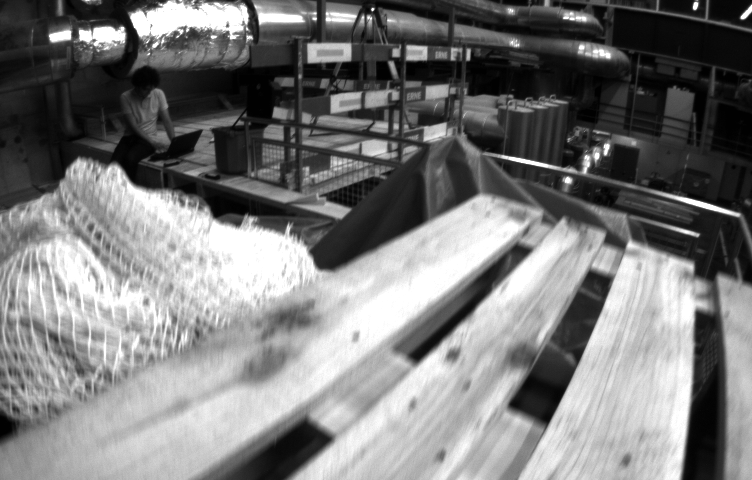
//> input picture stereo_calibration/original_images/left.png, 752 x 480 px
$ ./stereo_keypoint   (built with g++ and OpenCV 4)
//> lines starting //> are read from the running program, lines starting //| are printed output that depends on the picture
### stereo_calibration/cpp/src/stereo_calibration.h
#ifndef STEREO_CALIBRATION_H
#define STEREO_CALIBRATION_H

#include <Eigen/Dense>
#include <cmath>
#include <opencv2/calib3d.hpp>
#include <opencv2/core/core.hpp>
#include <opencv2/features2d.hpp>
#include <opencv2/highgui/highgui.hpp>
#include <opencv2/imgproc/imgproc.hpp>

Eigen::MatrixXd compute_fundamental_matrix(const Eigen::MatrixXd &points1,
                                           const Eigen::MatrixXd &points2);

Eigen::MatrixXd computeFundamentalmatrixNormalized(const Eigen::MatrixXd &points1,
                                                   const Eigen::MatrixXd &points2);

Eigen::Vector3d compute_epipole(const Eigen::MatrixXd &F);

std::pair<Eigen::Matrix3d, Eigen::Matrix3d>
compute_matching_homographies(const Eigen::Vector3d &e2, const Eigen::MatrixXd &F,
                              const cv::Mat &im2, const Eigen::MatrixXd &points1,
                              const Eigen::MatrixXd &points2);

void obtainCorrespondingPoints(cv::Mat &image_left, cv::Mat &image_right,
                               std::vector<cv::Point2f> &matched_left,
                               std::vector<cv::Point2f> &matched_right, int num_points = 20,
                               bool show = false);

void equalizeStereoHist(cv::Mat &image1, cv::Mat &image2, int method = 0, bool show = false);

void undistortStereoImages(cv::Mat &image_left, cv::Mat &image_right, cv::Mat &undistort_left,
                           cv::Mat &undistort_right, const cv::Mat &K_left, const cv::Mat &K_right,
                           const cv::Mat &D_left, const cv::Mat &D_right, bool show = false);

void undistortKeyPoints(std::vector<cv::Point2f> &matched_left,
                        std::vector<cv::Point2f> &matched_right,
                        std::vector<cv::Point2f> &undistort_left,
                        std::vector<cv::Point2f> &undistort_right, const cv::Mat &K_left,
                        const cv::Mat &K_right, const cv::Mat &D_left, const cv::Mat &D_right);

Eigen::MatrixXd convertToEigenMatrix(const std::vector<cv::Point3f> &points);

Eigen::VectorXd leastSquares(const Eigen::MatrixXd &A, const Eigen::VectorXd &b);

Eigen::MatrixXd divideByZ(const Eigen::MatrixXd &points);

cv::Mat eigenToMat(const Eigen::MatrixXd &eigenMatrix);

#endif

### stereo_calibration/cpp/src/stereo_calibration.cpp
#include "stereo_calibration.h"

void equalizeStereoHist(cv::Mat &image1, cv::Mat &image2, int method, bool show) {
    if (method == 0) {
        cv::equalizeHist(image1, image1);
        cv::equalizeHist(image2, image2);
    } else if (method == 1) {
        cv::Ptr<cv::CLAHE> clahe_left = cv::createCLAHE(2.0, cv::Size(8, 8));
        cv::Ptr<cv::CLAHE> clahe_right = cv::createCLAHE(2.0, cv::Size(8, 8));
        clahe_left->apply(image1, image1);
        clahe_right->apply(image2, image2);
    }

    if (show) {
        cv::Mat compare_result;
        cv::hconcat(image1, image2, compare_result);
        cv::imshow("histogram equalization", compare_result);
        cv::waitKey(0);
        cv::destroyAllWindows();
    }
}

// Obtain corresponding points in stereo images via ORB to obtain R and t
void obtainCorrespondingPoints(cv::Mat &image_left, cv::Mat &image_right,
                               std::vector<cv::Point2f> &matched_left,
                               std::vector<cv::Point2f> &matched_right, int num_points, bool show) {
    cv::Ptr<cv::ORB> orb = cv::ORB::create();
    std::vector<cv::KeyPoint> kp_left, kp_right;
    cv::Mat des_left, des_right;

    orb->detectAndCompute(image_left, cv::noArray(), kp_left, des_left);
    orb->detectAndCompute(image_right, cv::noArray(), kp_right, des_right);

    cv::BFMatcher bf(cv::NORM_HAMMING, true);
    std::vector<cv::DMatch> matches;
    bf.match(des_left, des_right, matches);

    std::sort(matches.begin(), matches.end(),
              [](const cv::DMatch &a, const cv::DMatch &b) { return a.distance < b.distance; });
    matches.resize(std::min(num_points, static_cast<int>(matches.size())));

    matched_left.clear();
    matched_right.clear();
    for (const auto &match : matches) {
        matched_left.push_back(kp_left[match.queryIdx].pt);
        matched_right.push_back(kp_right[match.trainIdx].pt);
    }

    if (show) {
        cv::Mat matched_image;
        cv::drawMatches(image_left, kp_left, image_right, kp_right, matches, matched_image,
                        cv::Scalar::all(-1), cv::Scalar::all(-1), std::vector<char>(),
                        cv::DrawMatchesFlags::NOT_DRAW_SINGLE_POINTS);

        // Display the matched image
        cv::imshow("Matched Features", matched_image);
        cv::waitKey(0);
        cv::destroyAllWindows();
    }
}

// [14 lines left out: function undistortStereoImages, not called in this run]

Eigen::MatrixXd convertToEigenMatrix(const std::vector<cv::Point3f> &points) {
    int num_points = static_cast<int>(points.size());
    Eigen::MatrixXd matrix(num_points, 3);

    for (int i = 0; i < num_points; ++i) {
        const cv::Point3f &point = points[i];
        matrix.row(i) << point.x, point.y, point.z;
    }

    return matrix;
}

Eigen::MatrixXd computeFundamentalmatrixNormalized(const Eigen::MatrixXd &points1,
                                                   const Eigen::MatrixXd &points2) {
    // Validate points
    assert(points1.rows() == points2.rows() && points1.cols() == 3 && points2.cols() == 3);

    int n = points1.rows();

    // Compute centroid of points
    Eigen::Vector3d c1 = points1.colwise().mean();
    Eigen::Vector3d c2 = points2.colwise().mean();

    // Compute the scaling factor
    double s1 =
        std::sqrt(2 / ((points1.rowwise() - c1.transpose()).rowwise().squaredNorm().mean()));
    double s2 =
        std::sqrt(2 / ((points2.rowwise() - c2.transpose()).rowwise().squaredNorm().mean()));

    // Compute the normalization matrices for both points
    Eigen::Matrix3d T1, T2;
    T1 << s1, 0, -s1 * c1(0), 0, s1, -s1 * c1(1), 0, 0, 1;

    T2 << s2, 0, -s2 * c2(0), 0, s2, -s2 * c2(1), 0, 0, 1;

    // Normalize the points
    Eigen::MatrixXd points1_n = (T1 * points1.transpose()).transpose();
    Eigen::MatrixXd points2_n = (T2 * points2.transpose()).transpose();

    // Compute the normalized fundamental matrix
    Eigen::MatrixXd F_n = compute_fundamental_matrix(points1_n, points2_n);

    // De-normalize the fundamental matrix
    return T2.transpose() * F_n * T1;
}

Eigen::MatrixXd compute_fundamental_matrix(const Eigen::MatrixXd &points1,
                                           const Eigen::MatrixXd &points2) {
    // Validate points
    assert(points1.rows() == points2.rows() && points1.cols() == 3 && points2.cols() == 3);

    int n = points1.rows();

    // Extract homogeneous coordinates
    Eigen::VectorXd u1 = points1.col(0);
    Eigen::VectorXd v1 = points1.col(1);
    Eigen::VectorXd u2 = points2.col(0);
    Eigen::VectorXd v2 = points2.col(1);
    Eigen::VectorXd one = Eigen::VectorXd::Ones(n);

    // Construct the matrix A
    Eigen::MatrixXd A(n, 9);
    A << u2.cwiseProduct(u1), u2.cwiseProduct(v1), u2, v2.cwiseProduct(u1), v2.cwiseProduct(v1), v2,
        u1, v1, one;

    // Perform SVD on A and find the minimum value of |Af|
    Eigen::JacobiSVD<Eigen::MatrixXd> svd(A, Eigen::ComputeFullU | Eigen::ComputeFullV);
    Eigen::VectorXd f = svd.matrixV().rightCols<1>();
    Eigen::MatrixXd F = Eigen::MatrixXd::Map(f.data(), 3, 3); // Reshape f as a matrix

    // Constrain F by making rank 2
    Eigen::JacobiSVD<Eigen::MatrixXd> svd_F(F, Eigen::ComputeFullU | Eigen::ComputeFullV);
    Eigen::VectorXd S = svd_F.singularValues();
    S(2) = 0; // Zero out the last singular value
    F = svd_F.matrixU() * S.asDiagonal() * svd_F.matrixV().transpose(); // Recombine again

    return F;
}

Eigen::Vector3d compute_epipole(const Eigen::MatrixXd &F) {
    Eigen::JacobiSVD<Eigen::MatrixXd> svd(F, Eigen::ComputeFullV);
    Eigen::VectorXd e = svd.matrixV().col(2);
    return e / e(2);
}

std::pair<Eigen::Matrix3d, Eigen::Matrix3d>
compute_matching_homographies(const Eigen::Vector3d &e2, const Eigen::MatrixXd &F,
                              const cv::Mat &im2, const Eigen::MatrixXd &points1,
                              const Eigen::MatrixXd &points2) {
    int h = im2.rows;
    int w = im2.cols;

    // Create the homography matrix H2 that moves the epipole to infinity
    Eigen::Matrix3d T;
    T << 1, 0, -w / 2.0, 0, 1, -h / 2.0, 0, 0, 1;

    Eigen::Vector3d e2_p = T * e2;
    e2_p /= e2_p(2);
    double e2x = e2_p(0);
    double e2y = e2_p(1);

    // Create the rotation matrix to rotate the epipole back to X axis
    double a = (e2x >= 0) ? 1.0 : -1.0;
    double R1 = a * e2x / std::sqrt(e2x * e2x + e2y * e2y);
    double R2 = a * e2y / std::sqrt(e2x * e2x + e2y * e2y);
    Eigen::Matrix3d R;
    R << R1, R2, 0, -R2, R1, 0, 0, 0, 1;
    e2_p = R * e2_p;
    double x = e2_p(0);

    // Create matrix to move the epipole to infinity
    Eigen::Matrix3d G;
    G << 1, 0, 0, 0, 1, 0, -1 / x, 0, 1;

    // Create the overall transformation matrix H2
    Eigen::Matrix3d H2 = T.inverse() * G * R * T;

    // Create the corresponding homography matrix for the other image
    Eigen::Matrix3d e_x;
    e_x << 0, -e2(2), e2(1), e2(2), 0, -e2(0), -e2(1), e2(0), 0;
    Eigen::Matrix3d M = e_x * F + e2 * Eigen::RowVector3d::Ones();
    Eigen::MatrixXd points1_t = divideByZ((H2 * M * points1.transpose()));
    Eigen::MatrixXd points2_t = divideByZ((H2 * points2.transpose()));
    // Eigen::MatrixXd points1_t = divideByZ(points1_);

    Eigen::VectorXd b = points2_t.row(0);
    Eigen::VectorXd coeff = leastSquares(points1_t.transpose(), b);
    Eigen::Matrix3d H_A;
    H_A << coeff(0), coeff(1), coeff(2), 0, 1, 0, 0, 0, 1;

    Eigen::Matrix3d H1 = H_A * H2 * M;
    return std::make_pair(H1, H2);
}

Eigen::VectorXd leastSquares(const Eigen::MatrixXd &A, const Eigen::VectorXd &b) {
    // Eigen::ColPivHouseholderQR<Eigen::MatrixXd> qr(A);
    // Eigen::VectorXd x = qr.solve(b);
    return A.colPivHouseholderQr().solve(b);
    // return x;
}

Eigen::MatrixXd divideByZ(const Eigen::MatrixXd &points) {
    Eigen::MatrixXd divided_points(points.rows(), points.cols());
    for (int i = 0; i < points.cols(); ++i) {
        double z_value = points(2, i);
        divided_points.col(i) = points.col(i) / z_value;
    }
    return divided_points;
}

cv::Mat eigenToMat(const Eigen::MatrixXd &eigenMatrix) {
    // Create a cv::Mat with the same size as the Eigen matrix
    cv::Mat cvMat(eigenMatrix.rows(), eigenMatrix.cols(), CV_64FC1);

    // Copy the data from Eigen matrix to cv::Mat
    for (int i = 0; i < eigenMatrix.rows(); ++i) {
        for (int j = 0; j < eigenMatrix.cols(); ++j) {
            cvMat.at<double>(i, j) = eigenMatrix(i, j);
        }
    }

    return cvMat;
}

void undistortKeyPoints(std::vector<cv::Point2f> &matched_left,
                        std::vector<cv::Point2f> &matched_right,
                        std::vector<cv::Point2f> &undistort_left,
                        std::vector<cv::Point2f> &undistort_right, const cv::Mat &K_left,
                        const cv::Mat &K_right, const cv::Mat &D_left, const cv::Mat &D_right) {
    cv::undistortPoints(matched_left, undistort_left, K_left, D_left);
    cv::undistortPoints(matched_right, undistort_right, K_right, D_right);
}

### stereo_calibration/cpp/stereo_keypoint.cpp
#include "stereo_calibration.h"
#include <ctime>
#include <iostream>

int main() {
    clock_t start, finish;
    start = clock();

    cv::Mat K_left = (cv::Mat_<double>(3, 3) << 458.654, 0, 367.215, 0, 457.296, 248.375, 0, 0, 1);

    cv::Mat K_right = (cv::Mat_<double>(3, 3) << 457.587, 0, 379.999, 0, 456.134, 255.238, 0, 0, 1);
    cv::Mat C_left =
        (cv::Mat_<double>(3, 4) << 0.0148655429818, -0.999880929698, 0.00414029679422,
         -0.0216401454975, 0.999557249008, 0.0149672133247, 0.025715529948, -0.064676986768,
         -0.0257744366974, 0.00375618835797, 0.999660727178, 0.00981073058949);
    cv::Mat C_right =
        (cv::Mat_<double>(3, 4) << 0.0125552670891, -0.999755099723, 0.0182237714554,
         -0.0198435579556, 0.999598781151, 0.0130119051815, 0.0251588363115, 0.0453689425024,
         -0.0253898008918, 0.0179005838253, 0.999517347078, 0.00786212447038);
    cv::Mat P_left = K_left * C_left;
    cv::Mat P_right = K_right * C_left;
    cv::Mat D_left =
        (cv::Mat_<double>(5, 1) << -0.28368365, 0.07451284, -0.00010473, -3.55590700e-05);
    cv::Mat D_right =
        (cv::Mat_<double>(5, 1) << -0.28340811, 0.07395907, 0.00019359, 1.76187114e-05);

    cv::Mat img1 = cv::imread("../../original_images/left.png", cv::IMREAD_GRAYSCALE);
//> img1 is the input picture: 480 rows x 752 cols, CV_8UC1; min 1, max 255, mean 122.2
    cv::Mat img2 = cv::imread("../../original_images/right.png", cv::IMREAD_GRAYSCALE);
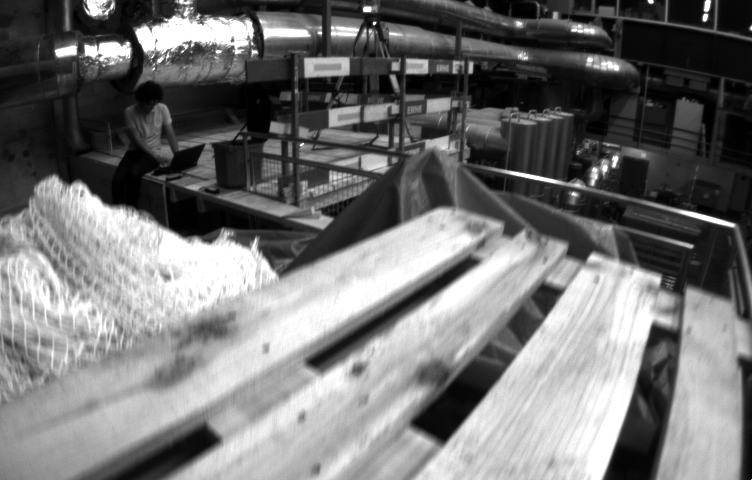
//> input picture stereo_calibration/original_images/right.png, 752 x 480 px
//> img2 is the input picture: 480 rows x 752 cols, CV_8UC1; min 1, max 255, mean 115.7

    equalizeStereoHist(img1, img2, 1, false);
//> in equalizeStereoHist, `clahe_left->apply(image1, image1);`:
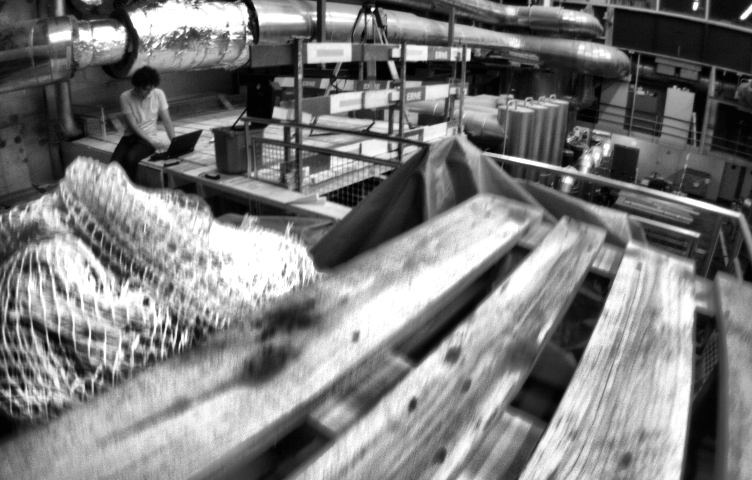
//> image1: 480 rows x 752 cols, CV_8UC1; min 0, max 255, mean 123.7
//> in equalizeStereoHist, `clahe_right->apply(image2, image2);`:
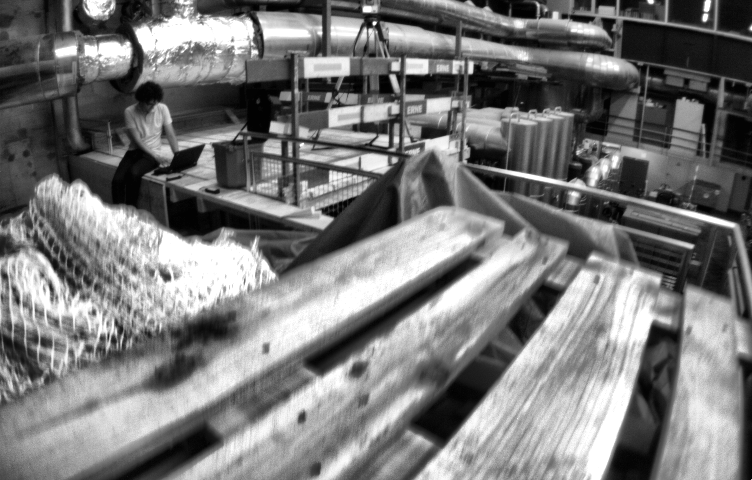
//> image2: 480 rows x 752 cols, CV_8UC1; min 1, max 255, mean 120.6
    std::vector<cv::Point2f> matched_left, matched_right;
    obtainCorrespondingPoints(img1, img2, matched_left, matched_right, 50, false);
//> in obtainCorrespondingPoints, `orb->detectAndCompute(image_left, cv::noArray(), kp_left, des_left);`: kp_left = 500 keypoints; strongest (x, y, size): (251, 37, 31), (467, 59, 31), (469, 59, 37.2), (467, 58, 44.6)
//> in obtainCorrespondingPoints, `orb->detectAndCompute(image_right, cv::noArray(), kp_right, des_right);`: kp_right = 500 keypoints; strongest (x, y, size): (386, 139, 64.3), (471, 72, 31), (392, 76, 53.6), (469, 72, 37.2)
//> in obtainCorrespondingPoints, `bf.match(des_left, des_right, matches);`: matches = 232 matches
//> in obtainCorrespondingPoints, `matches.resize(std::min(num_points, static_cast<int>(matches.size())));`: matches = 50 matches
//> the loop in obtainCorrespondingPoints, `for (const auto &match : matches)` made 50 passes
//> matched_left = 50 Points (x, y), first 12: [177, 33], [469.2, 93.6], [605, 154], [328, 168], [674, 86], [213.1, 129.6], [366.3, 105.4], [468, 93.6], [426, 47], [177, 36], [424.8, 47.52], [604.8, 153.6]; matched_right = 50 Points (x, y), first 12: [182, 48], [471.6, 106.8], [613, 166], [327, 182], [683, 98], [213.1, 144], [366.3, 119.2], [470.9, 106.6], [427, 60], [182, 51], [426.2, 60.48], [613.2, 165.6]
    std::vector<cv::Point2f> undistort_left, undistort_right;
    undistortKeyPoints(matched_left, matched_right, undistort_left, undistort_right, K_left,
                       K_right, D_left, D_right);
//> in undistortKeyPoints, `cv::undistortPoints(matched_left, undistort_left, K_left, D_left);`: undistort_left = 50 Points (x, y), first 12: [-0.475, -0.539], [0.234, -0.356], [0.574, -0.229], [-0.0864, -0.178], [0.827, -0.439], [-0.355, -0.275], [-0.00197, -0.322], [0.231, -0.356], [0.137, -0.47], [-0.473, -0.53], [0.134, -0.469], [0.574, -0.23]
//> in undistortKeyPoints, `cv::undistortPoints(matched_right, undistort_right, K_right, D_right);`: undistort_right = 50 Points (x, y), first 12: [-0.496, -0.52], [0.209, -0.34], [0.561, -0.216], [-0.117, -0.162], [0.813, -0.424], [-0.387, -0.259], [-0.0307, -0.306], [0.208, -0.341], [0.109, -0.455], [-0.494, -0.512], [0.107, -0.453], [0.562, -0.217]

    std::vector<cv::Point3f> matched_left_homogeneous, matched_right_homogeneous;
    cv::convertPointsToHomogeneous(matched_left, matched_left_homogeneous);
//> matched_left_homogeneous = 50 Point3s, first 12: [177, 33, 1], [469.2, 93.6, 1], [605, 154, 1], [328, 168, 1], [674, 86, 1], [213.1, 129.6, 1], [366.3, 105.4, 1], [468, 93.6, 1], [426, 47, 1], [177, 36, 1], [424.8, 47.52, 1], [604.8, 153.6, 1]
    cv::convertPointsToHomogeneous(matched_right, matched_right_homogeneous);
//> matched_right_homogeneous = 50 Point3s, first 12: [182, 48, 1], [471.6, 106.8, 1], [613, 166, 1], [327, 182, 1], [683, 98, 1], [213.1, 144, 1], [366.3, 119.2, 1], [470.9, 106.6, 1], [427, 60, 1], [182, 51, 1], [426.2, 60.48, 1], [613.2, 165.6, 1]

    Eigen::MatrixXd matched_left_eigen = convertToEigenMatrix(matched_left_homogeneous);
//> in convertToEigenMatrix, `int num_points = static_cast<int>(points.size());`: num_points = 50
//> the loop in convertToEigenMatrix, `for (int i = 0; i < num_points; ++i)` made 50 passes
    Eigen::MatrixXd matched_right_eigen = convertToEigenMatrix(matched_right_homogeneous);
//> the loop in convertToEigenMatrix (call 2), `for (int i = 0; i < num_points; ++i)` made 50 passes

    Eigen::MatrixXd F = computeFundamentalmatrixNormalized(matched_left_eigen, matched_right_eigen);
//> in computeFundamentalmatrixNormalized, `double s1 = std::sqrt(2 / ((points1.rowwise() - c1.transpose()).rowwis..`: s1 = 0.0107
//> in computeFundamentalmatrixNormalized, `double s2 = std::sqrt(2 / ((points2.rowwise() - c2.transpose()).rowwis..`: s2 = 0.0106
//> in compute_fundamental_matrix, `int n = points1.rows();`: n = 50
    Eigen::Vector3d p1 = matched_left_eigen.row(0);
    Eigen::Vector3d p2 = matched_right_eigen.row(0);

    Eigen::Vector3d e1 = compute_epipole(F);
    Eigen::Vector3d e2 = compute_epipole(F.transpose());

    std::pair<Eigen::Matrix3d, Eigen::Matrix3d> homographies =
        compute_matching_homographies(e2, F, img2, matched_left_eigen, matched_right_eigen);
//> in compute_matching_homographies, `double e2x = e2_p(0);`: e2x = 603
//> in compute_matching_homographies, `double e2y = e2_p(1);`: e2y = -181.2
//> in compute_matching_homographies, `double a = (e2x >= 0) ? 1.0 : -1.0;`: a = 1
//> in compute_matching_homographies, `double R1 = a * e2x / std::sqrt(e2x * e2x + e2y * e2y);`: R1 = 0.958
//> in compute_matching_homographies, `double R2 = a * e2y / std::sqrt(e2x * e2x + e2y * e2y);`: R2 = -0.288
//> in compute_matching_homographies, `double x = e2_p(0);`: x = 629.7
//> the loop in divideByZ, `for (int i = 0; i < points.cols(); ++i)` made 50 passes
//> z_value on passes 1 to 12: -14.12, -9.31, -7.23, -12.11, -5.71, -13.94, -11.16, -9.33, -9.85, -14.13, -9.87, -7.23
//> the loop in divideByZ (call 2), `for (int i = 0; i < points.cols(); ++i)` made 50 passes
//> z_value on passes 1 to 12: 1.21, 0.794, 0.606, 1.05, 0.468, 1.2, 0.96, 0.795, 0.84, 1.21, 0.842, 0.605

    Eigen::MatrixXd new_points1 =
        divideByZ(homographies.first * matched_left_eigen.transpose()).transpose();
    Eigen::MatrixXd new_points2 =
        divideByZ(homographies.second * matched_right_eigen.transpose()).transpose();

    finish = clock();
    std::cout << static_cast<double>(finish - start) / CLOCKS_PER_SEC << std::endl;

    cv::Mat im1_warped, im2_warped;
    cv::warpPerspective(img1, im1_warped, eigenToMat(homographies.first.inverse()), img1.size(),
                        cv::INTER_LINEAR);
//> in eigenToMat, `cv::Mat cvMat(eigenMatrix.rows(), eigenMatrix.cols(), CV_64FC1);`: cvMat = [[0, 0, 0], [0, 0, 0], [0, 0, 0]]
//> the loop in eigenToMat, `for (int i = 0; i < eigenMatrix.rows(); ++i)` made 3 passes
//> after the loop in eigenToMat, `for (int i = 0; i < eigenMatrix.rows(); ++i)`: cvMat = [[-0.127, -0.0225, 21.24], [-0.00528, -0.0811, 2.15], [-0.000128, -8.67e-07, -0.0376]]
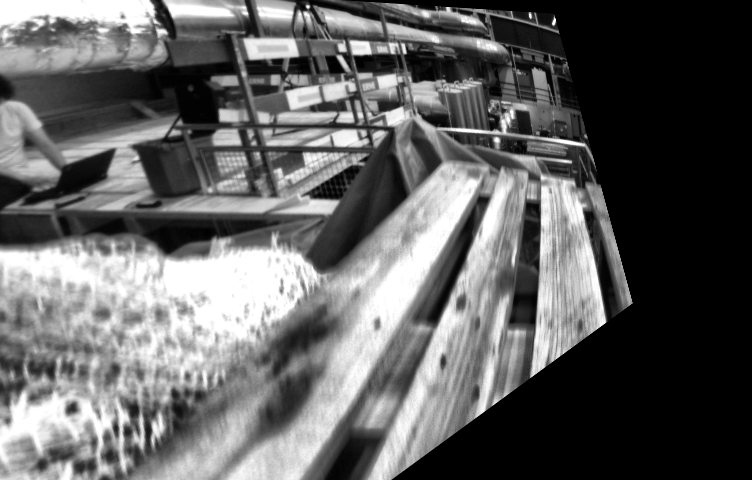
//> im1_warped: 480 rows x 752 cols, CV_8UC1; min 0, max 255, mean 98.1
    cv::warpPerspective(img2, im2_warped, eigenToMat(homographies.second.inverse()), img2.size(),
                        cv::INTER_LINEAR);
//> the loop in eigenToMat (call 2), `for (int i = 0; i < eigenMatrix.rows(); ++i)` made 3 passes
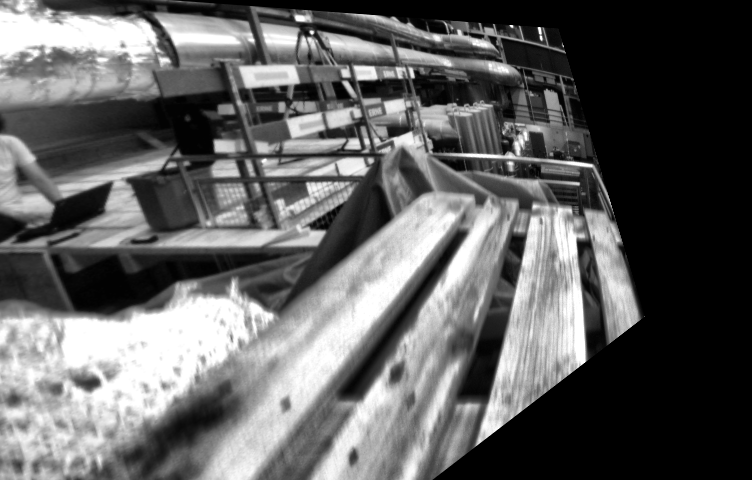
//> im2_warped: 480 rows x 752 cols, CV_8UC1; min 0, max 255, mean 97

    cv::Mat result;
    cv::hconcat(im1_warped, im2_warped, result);
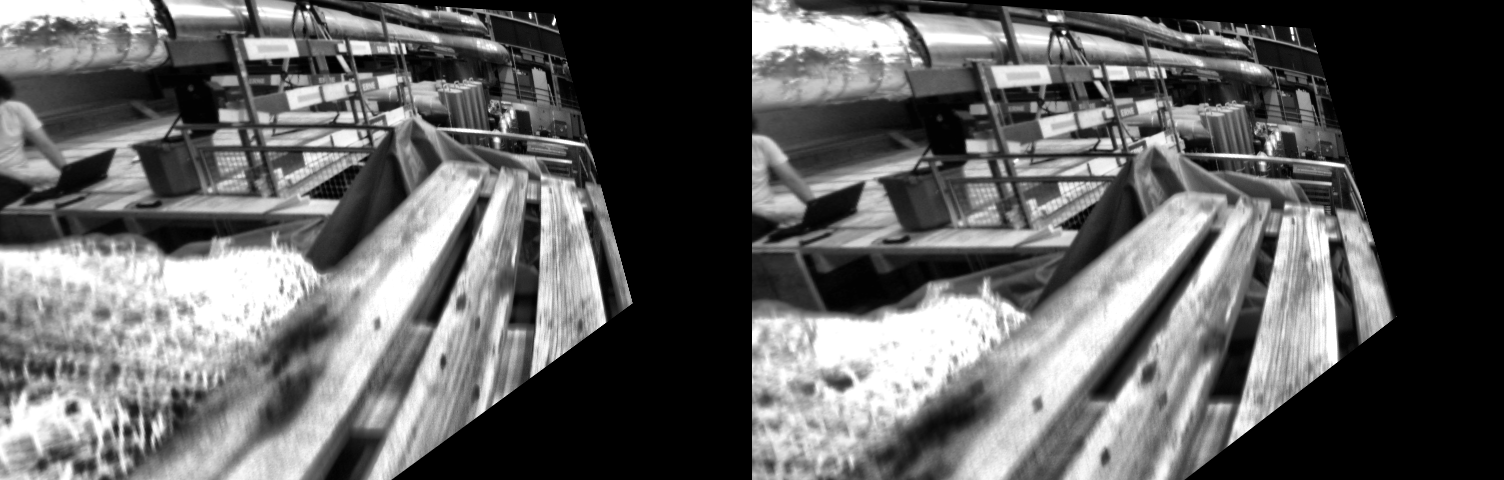
//> result: 480 rows x 1504 cols, CV_8UC1; min 0, max 255, mean 97.5
    cv::imshow("result", result);
    cv::waitKey(0);
    cv::destroyAllWindows();

    return 0;
}
